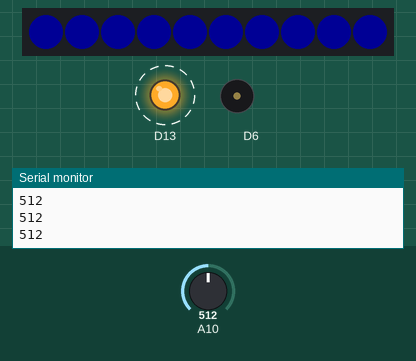
Simulated run of this sketch. Board: Adafruit Circuit Playground Express. Shown: 10 RGB LEDs in strip order, left to right, output pins drawn as LEDs (lit = HIGH), buzzer (waves = sounding), the last lines printed to the serial monitor. Dashed ring = blinking. The test bench sets the inputs (shaded band); at power-on: A10 = 512. Dim RGB values are drawn brighter than linear.

Above: at 1.2 s.
1.3 s: A10 set to 470
At 3.8 s:
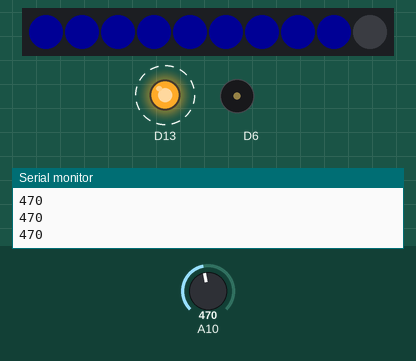
4.3 s: A10 set to 421
At 5.9 s:
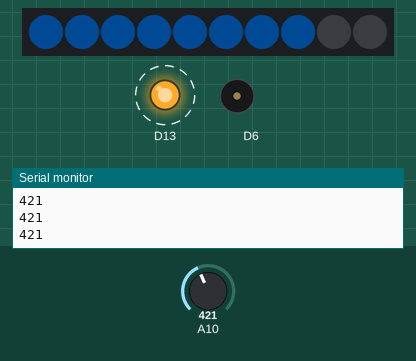
7.3 s: A10 set to 396
9.7 s: A10 set to 370
At 11.6 s:
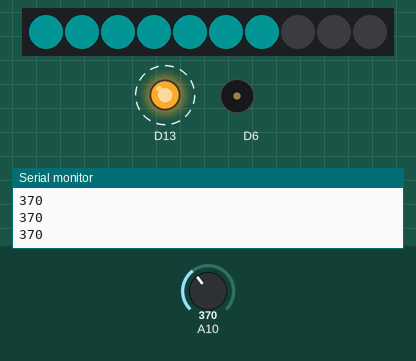
12.7 s: A10 set to 306
At 14.2 s:
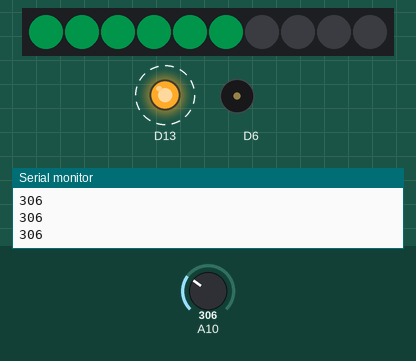
15.7 s: A10 set to 122
At 18.3 s:
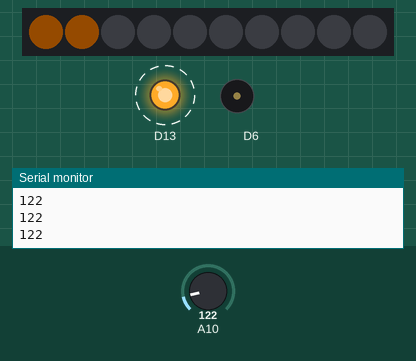
Timing chart, 0 to 19.7 s (numbered marks = the images above; inputs shaded):
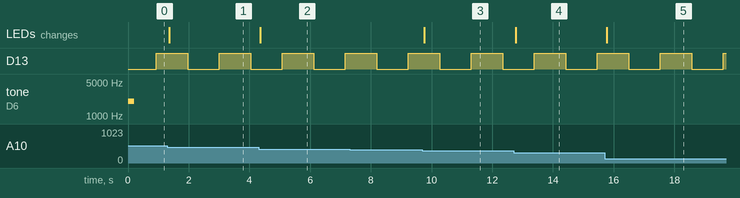

Measured:
- the behaviour switches between 487 and 486 on A10 (found by bisection; images 0 and 1)
- the behaviour switches between 436 and 435 on A10 (found by bisection; images 1 and 2)
- the behaviour switches between 384 and 383 on A10 (found by bisection; images 2 and 3)
- after the input at 1.3 s, the LEDs: change after 0.05 s (image 1)
- after the input at 4.3 s, the LEDs: change after 0.06 s (image 2)
- after the input at 9.7 s, the LEDs: change after 0.06 s (image 3)
- after the input at 12.7 s, the LEDs: change after 0.07 s (image 4)
- after the input at 15.7 s, the LEDs: change after 0.08 s (image 5)

The sketch:

visualsoilmoisture.ino
```cpp
// Adafruit Circuit Playground Moisture Sensor Demo
// 2017-10-14 Derek Jacobs!

// The DFRobot soil moisture sensor outputs an analog signal. This program will illuminate a number of neopixels based on that signal.
// If you're using the DKC3 provided kit:
// Connect the red clip to the 3.3v pad
// Connect the black clip to a ground (GND) pad
// Connect the green clip to an analog pad. We assume #10 by default, so change it below if you use another one.

// the sensor's stock description of ranges is as follows:
// 0  ~300     dry soil
// 300~700     humid soil
// 700~950     in water

// We will attempt to self-calibrate to the sensor. After startup, dip the sensor in a cup of water to determine the "maximum" moisture.
// Different water sources will give different 'maximum' results - tap water is generally more conductive than pure distilled water, for example.

#include <Adafruit_CircuitPlayground.h>

/* ******************* */

// Where is the sensor analog output connected?
const int padNumber = 10;

// use one color for all active pixels, or rainbow them using individual color for each?
const bool rainbow = false;

// we have two options to shut off the excess neopixels (when moisture level drops)
// 1. use CircuitPlayground.clearPixels(); then turn back on the ones we want.
//        In testing, this seems to cause a faint flicker in the neopixels.
// 2. iterate through all the neopixels each time, and shut off the ones above the level.
//        No flicker, but additional setPixelColor calls to shut them off.
const int option = 2;

// toggle red LED #13 after this many main loops.
const int frequency = 10;

// color settings, in separated RGB 0-255 format.
// could have done this in a 1-dimensional array using 0xABCDEF format,
// or using the CircuitPlayground.colorWheel() function.
const int colorsetting[10][3] = {
 {255,0,0},   // light 1 will be red
 {255,127,0}, // 2
 {255,255,0}, // 3 yellow
 {127,255,0}, // 4
 {0,255,0},   // 5 green
 {0,255,127}, // 6
 {0,255,255}, // 7 bluegreen
 {0,127,255}, // 8
 {0,0,255},   // 9 blue
 {0,0,255}    // 10 also blue
};

/* ****************** */

// Guess a sane default floor and ceiling value. The program will adjust these as it runs.
int minvalue = 0;
int maxvalue = 500;

// enumeration for cleaner access into colorsetting matrix.
enum color {
  red = 0,
  green,
  blue};

/* ******************* */

// calculate a moisture level from 0-10 based on the analog sensor value
int moistureLevel(int sensorvalue)
{
  int value = 0;
  // map() is an option to convert a raw analog reading into a value from 0-10 but the reading seems to only ever reach 10 when sensorvalue == maxvalue.
  // value = map(sensorvalue, minvalue, maxvalue, 0, 10);

  // Doing our own calculation allows for arguably better rounding.
  value = round((sensorvalue - minvalue) * 10.0 / (maxvalue - minvalue));

  return value;
}

// Turn on a number of the neopixels
void setPixels(int pixels)
{
  int pixelnum = 0;

  // option #1: shut everything off in advance
  if (1 == option) CircuitPlayground.clearPixels();

  for (pixelnum; pixelnum < pixels; pixelnum++)
  {
    int color = (rainbow ? pixelnum : pixels-1);
    CircuitPlayground.setPixelColor(
      pixelnum,
      colorsetting[color][red],
      colorsetting[color][green],
      colorsetting[color][blue]);
  }

  // option #2: loop through the remaining pixels and shut them off
  if (2 == option)
    for (pixelnum; pixelnum < 10; pixelnum++)
    {
      CircuitPlayground.setPixelColor(pixelnum, 0);
    }
}

// blink the red #13 LED to indicate we're alive
void heartbeat()
{
  static int counter = 0;
  static int lighton = false;

  if (++counter >= frequency)
  {
    counter = 0;
    lighton = !lighton;
    CircuitPlayground.redLED(lighton);
  }
}

/* ******************* */

void setup() {
  // Initialize Circuit Playground and turn on serial output for monitor/debugging
  CircuitPlayground.begin();
  Serial.begin(115200);

  // Beep once to indicate we're loaded.
  CircuitPlayground.playTone(2000, 200, false);
}

void loop() {
  // proof of life
  heartbeat();

  // Get sensor value
  int reading = analogRead(padNumber);
  Serial.println(reading); // view this in realtime with Arduino IDE using Tools -> Serial Monitor, or graph it with Tools -> Serial Plotter.

  // recalibrate
  if (reading < minvalue) minvalue = reading;
  if (reading > maxvalue) maxvalue = reading;

  // Convert analog reading to a 0-10 value
  int level = moistureLevel(reading);
  //Serial.println(level); // debug print the level

  // set the pixels based on the moisture level
  setPixels(level);

  delay(100); // milliseconds
}
```
